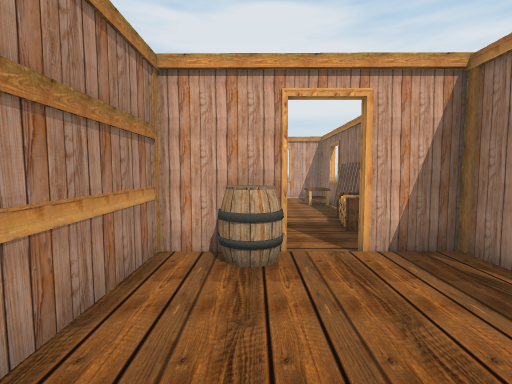
[1] (above)

16 first-person views from a walk through a scene from a Unity 3-D project. The camera is 1.5 m above the floor, tilts 4° down and sees 85° across. The floor is counted in squares, 1 m on a side. Each view is taken from the middle of a square. On the plan, view 1 faces up. The plan holds only what a view shows up to about 14 squares ahead; the rest is blank. The place goes on beyond the plan.

[2]
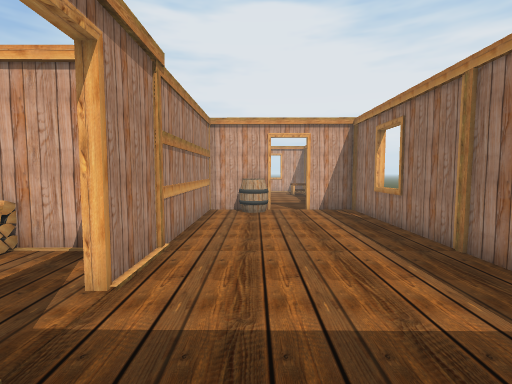

[3]
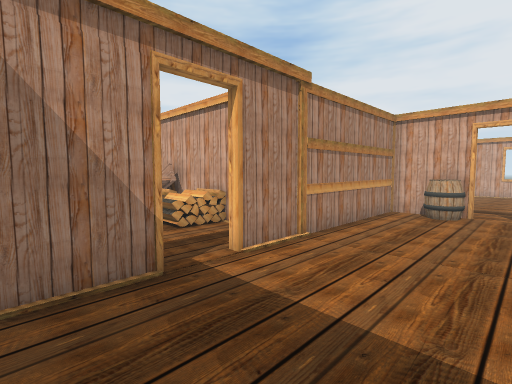

[4]
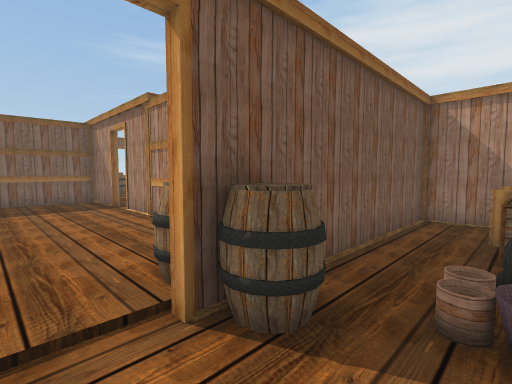

[5]
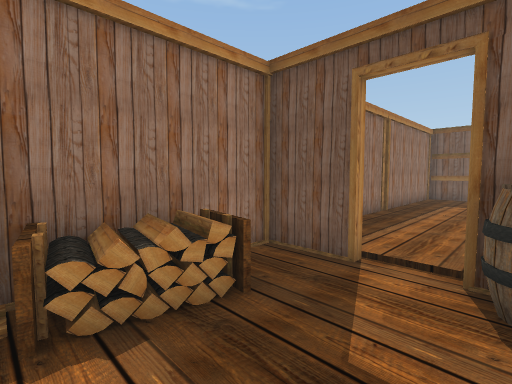

[6]
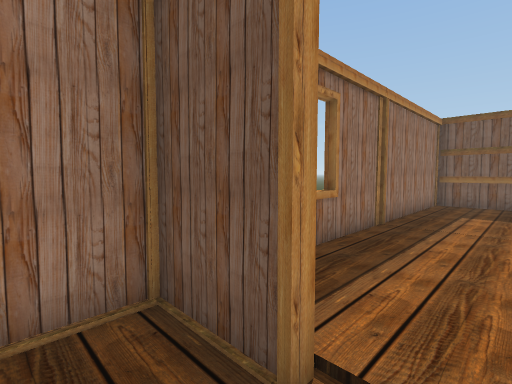

[7]
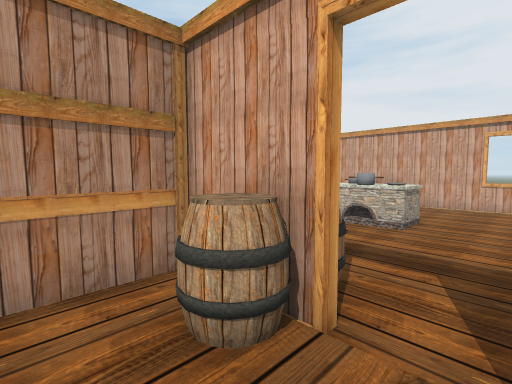

[8]
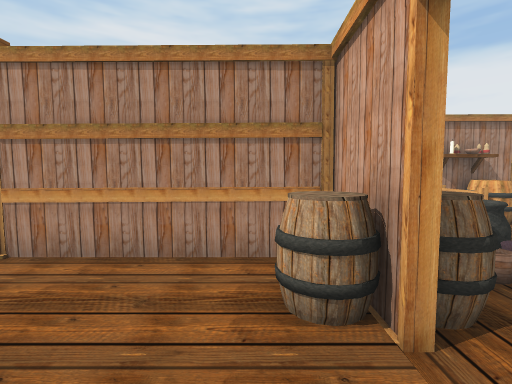

[9]
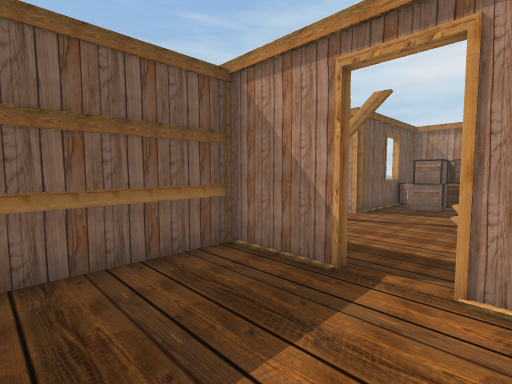

[10]
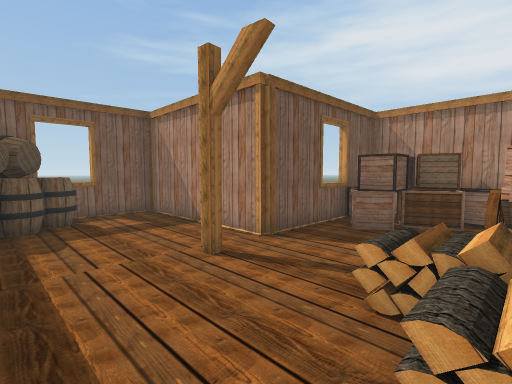

[11]
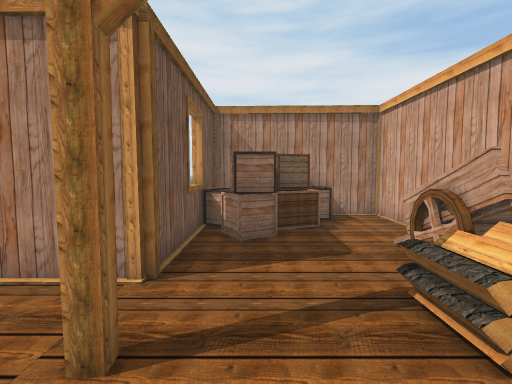

[12]
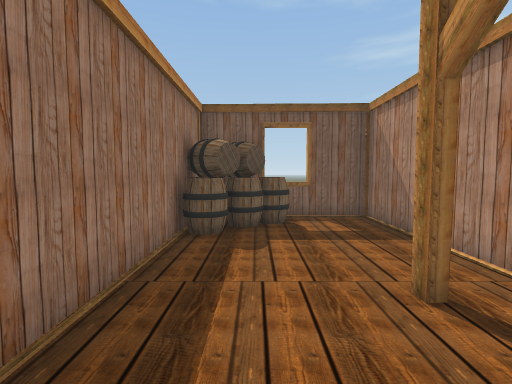

[13]
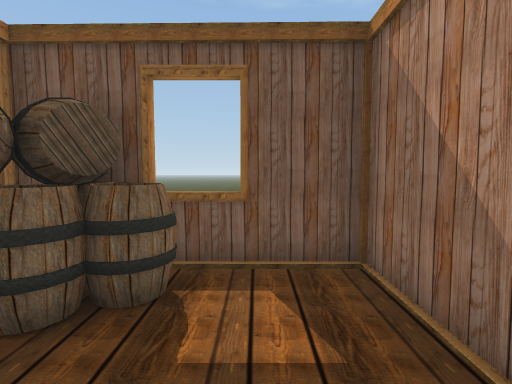

[14]
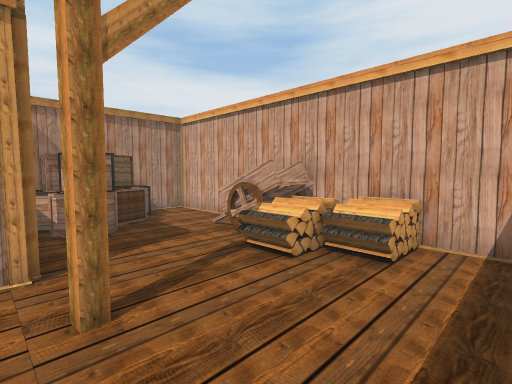

[15]
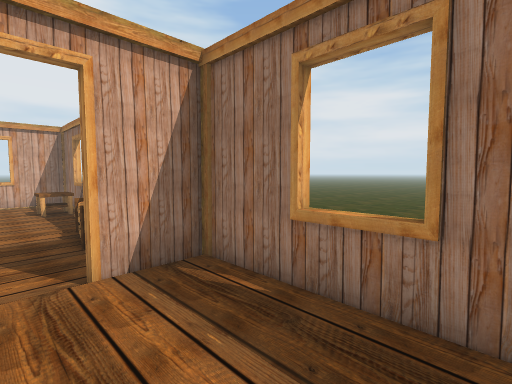

[16]
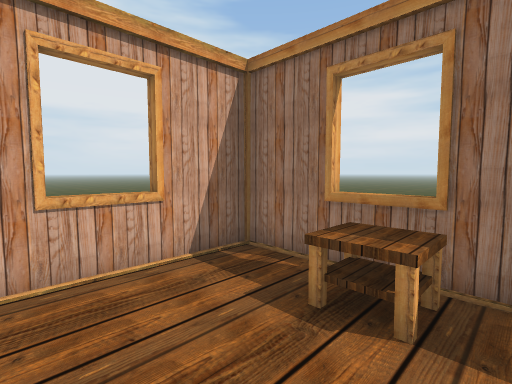

### Floor plan
Points are (right, up) in squares from view 1. A wall is a line through its corners. A room is listed if a view was taken in it or the views show most of it. See-through windows are left out.
Room 1 (views 1, 2, 3, 4, 5, 6, 7, 8, 9, 15, 16)
walls: (-1.9, 5.4) (-1.9, -2.6) (-2.2, -2.6); (-2.2, -4.1) (-1.9, -4.1) (-1.9, -6.7) (4, -6.7) (4, 5.4)
ways out: opening at (-2, -3.5) to room 2
objects: wagon (-9, -2) to (-8, -1); shelf (-8, 11); other object (-8, 12) to (-7, 13); bed (-7, 8) to (-6, 8); bed (-7, 11); barrel (-6, 11) to (-6, 12); box (-5, 9) to (-4, 9); cauldron (-3, 8) to (-2, 9); other object (-3, 12) to (-3, 13); pot (-2, 12) to (-1, 12); other object (-2, 13) to (-1, 13); barrel (-1, 4) to (0, 5); barrel (-1, 6) to (0, 6); other object (3, 8) to (3, 10); table (3, 14) to (4, 15); rack (4, 10) to (4, 13)
Room 2 (views 10, 11, 12, 13, 14)
walls: (-7.8, -6.4) (-7.8, -12.5) (-2.1, -12.5) (-2.1, -5); (-11.9, -6.5) (-10.1, -6.5); (-9.4, -0.7) (-13.8, -0.7) (-13.8, -6.7) (-8.1, -6.7); (-3.1, -0.7) (-7.5, -0.7)
ways out: opening at (-2, -3.5) to room 1
objects: box (-13, -6) to (-10, -3); other object (-7, -3) to (-6, -3); column (-6, -6); barrel (-5, -12) to (-3, -10); other object (-5, -1)

Positions as (right, up) in squares from view 1, and headings:
1: (0, 0), facing up
2: (0, -6), facing up
3: (2, -6), facing up-left
4: (2, 8), facing down-left
5: (0, 10), facing down-right
6: (1, 7), facing down-right
7: (2, 3), facing up-left
8: (3, 4), facing left
9: (2, -2), facing down-left
10: (-3, -2), facing down-left
11: (-4, -5), facing left
12: (-4, -3), facing down
13: (-6, -8), facing down
14: (-3, -7), facing up-left
15: (1, 1), facing up-right
16: (0, 13), facing up-right
